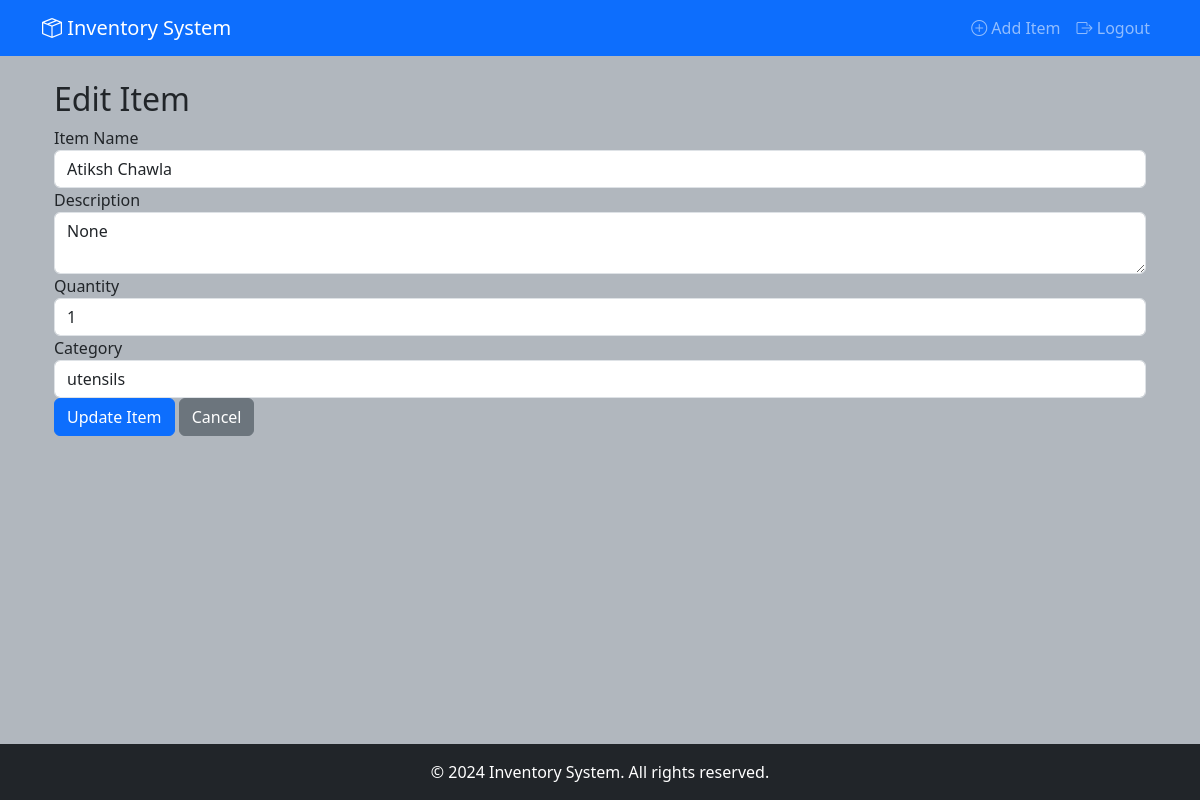
Page /edit/4 (signed in) on the committed database.
### models.py (models this page shows)
class InventoryItem(db.Model):
    id = db.Column(db.Integer, primary_key=True)
    name = db.Column(db.String(100), nullable=False)
    description = db.Column(db.Text)
    quantity = db.Column(db.Integer, default=0)
    user_id = db.Column(db.Integer, db.ForeignKey('user.id'), nullable=False)
    category_id = db.Column(db.Integer, db.ForeignKey('category.id') , nullable=True)

class Category(db.Model):
    id = db.Column(db.Integer, primary_key=True)
    name = db.Column(db.String(50), unique=True, nullable=False)
    items = db.relationship('InventoryItem', backref='item_category', lazy=True)

### routes.py (the view, shortened to what this page needs)
@routes.route('/edit/<int:id>', methods=['GET', 'POST'])
@login_required
def edit_item(id):
    categories = Category.query.all()
    item = InventoryItem.query.get_or_404(id)
    if item.owner != current_user:
        abort(403)
    return render_template('edit_item.html', item=item , categories=categories)

### models.py (called while the page is built)
@login_manager.user_loader
def load_user(user_id):
    return User.query.get(int(user_id))

### templates/edit_item.html (shortened to what this page needs)
{% extends 'base.html' %}
{% block content %}
<div class="container mt-4">
    <h2>Edit Item</h2>
    <form method="POST">
        <div class="form-group">
            <label>Item Name</label>
            <input type="text" class="form-control" name="name" value="{{ item.name }}" required>
        </div>
        <div class="form-group">
            <label>Description</label>
            <textarea class="form-control" name="description">{{ item.description }}</textarea>
        </div>
        <div class="form-group">
            <label>Quantity</label>
            <input type="number" class="form-control" name="quantity" value="{{ item.quantity }}" required>
        </div>
        <div class="form-group">
            <label>Category</label>
            <select class="form-control" name="category">
                {% for category in categories %}
                <option value="{{ category.id }}"
                    {% if category.id == item.category_id %}selected{% endif %}>
                    {{ category.name }}
                </option>
                {% endfor %}
            </select>
        </div>
        <button type="submit" class="btn btn-primary">Update Item</button>
        <a href="{{ url_for('routes.dashboard') }}" class="btn btn-secondary">Cancel</a>
    </form>
</div>
{% endblock %}

### static/css/style.css (style rules this page uses)
body { background-color: #b1b7be; }

### rows in the picture
InventoryItem: name "Atiksh Chawla", description "None", quantity "1", category "utensils"
